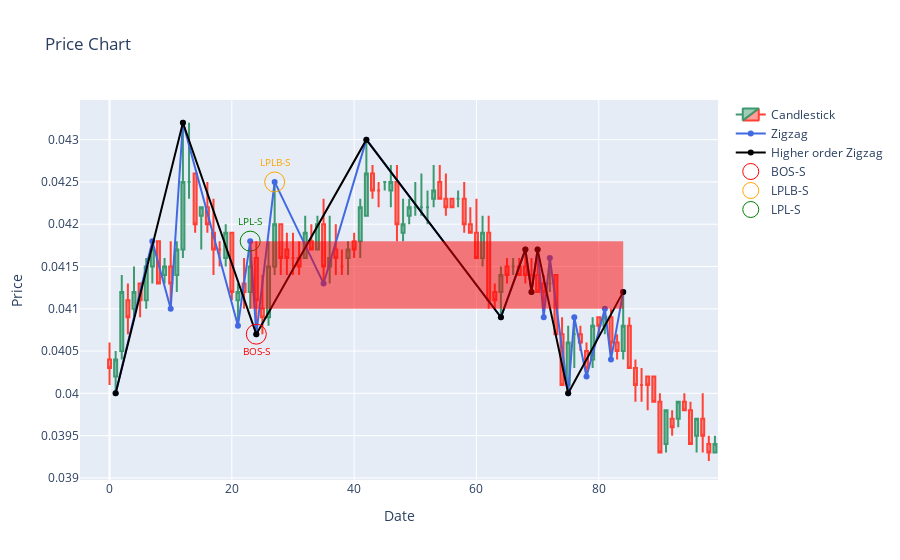

The notebook cell this image was saved under:
### Code cell
pt = gu.PlottingTool()
pt.draw_candlesticks(pair_df)
pt.draw_zigzag(zigzag_df)
pt.draw_zigzag(h_o_zigzag_df, title='Higher order Zigzag', color='black')
# pt.draw_points_with_label(pbos_df.loc[pbos_df.pivot_type == "peak"], "PBOS")
pt.draw_points_with_label(bos_df.loc[bos_df.pivot_type == "valley"], "BOS-S", color="red")
pt.draw_points_with_label(lplb_df.loc[lplb_df.pivot_type == "peak"], "LPLB-S", color="orange")
pt.draw_points_with_label(lpl_df.loc[lpl_df.pivot_type == "peak"], "LPL-S", color="green")
for box in boxes_list:
    print(box.price_exit_index)
    pt.draw_box(box, pair_df_end_index=pair_df.last_valid_index())
# pt.draw_points_with_label(bos_df.loc[bos_df.pivot_type == "valley"], "BOS-S", color="blue")
pt.show()
